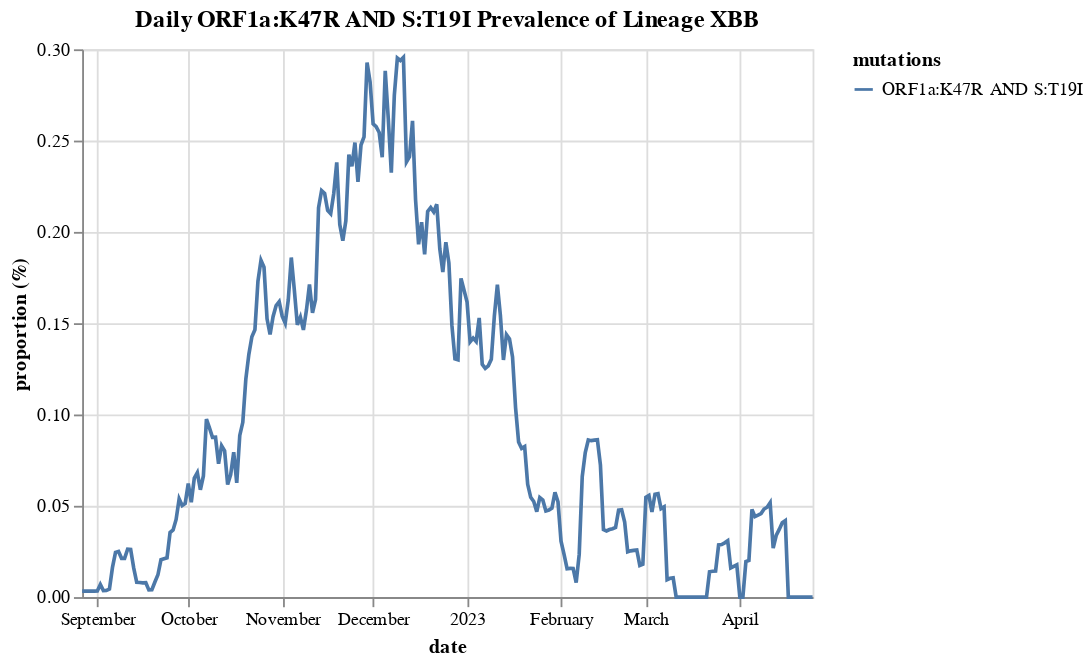

Notebook cell for this chart:
### Markdown cell above
### Daily Prevalence of Specific Mutations

### Code cell
xbb_mutations = od.daily_prev("xbb", "USA", mutations = 'orf1a:k47r, s:t19i')
xbb_mutations['mutations']= 'ORF1a:K47R AND S:T19I'

xbb_mutations=xbb_mutations.sort_values(by="date")
xbb_mutations['proportion'] = xbb_mutations['proportion'].apply(lambda x: x*100)
xbb_mutations = xbb_mutations.rename(columns={"proportion": "proportion (%)"})


alt.Chart(xbb_mutations, title = "Daily ORF1a:K47R AND S:T19I Prevalence of Lineage XBB").mark_line().encode(
    x='date:T',
    y=alt.Y('proportion (%):Q'),
    color = 'mutations:N')

### Figure 1 — Vega-Lite specification as saved in the notebook (floating-point values rounded to 4 significant figures; data arrays with more than 128 entries replaced by an {"elided": "..."} marker saying what was removed)
{"config": {"view": {"continuousWidth": 400, "continuousHeight": 300}}, "data": {"name": "data-b997f2dc4b283cd9957bc7b0512a3f18"}, "mark": "line", "encoding": {"color": {"field": "mutations", "type": "nominal"}, "x": {"field": "date", "type": "temporal"}, "y": {"field": "proportion (%)", "type": "quantitative"}}, "title": "Daily ORF1a:K47R AND S:T19I Prevalence of Lineage XBB", "$schema": "https://vega.github.io/schema/vega-lite/v4.17.0.json", "datasets": {"data-b997f2dc4b283cd9957bc7b0512a3f18": {"elided": "242 records"}}}
